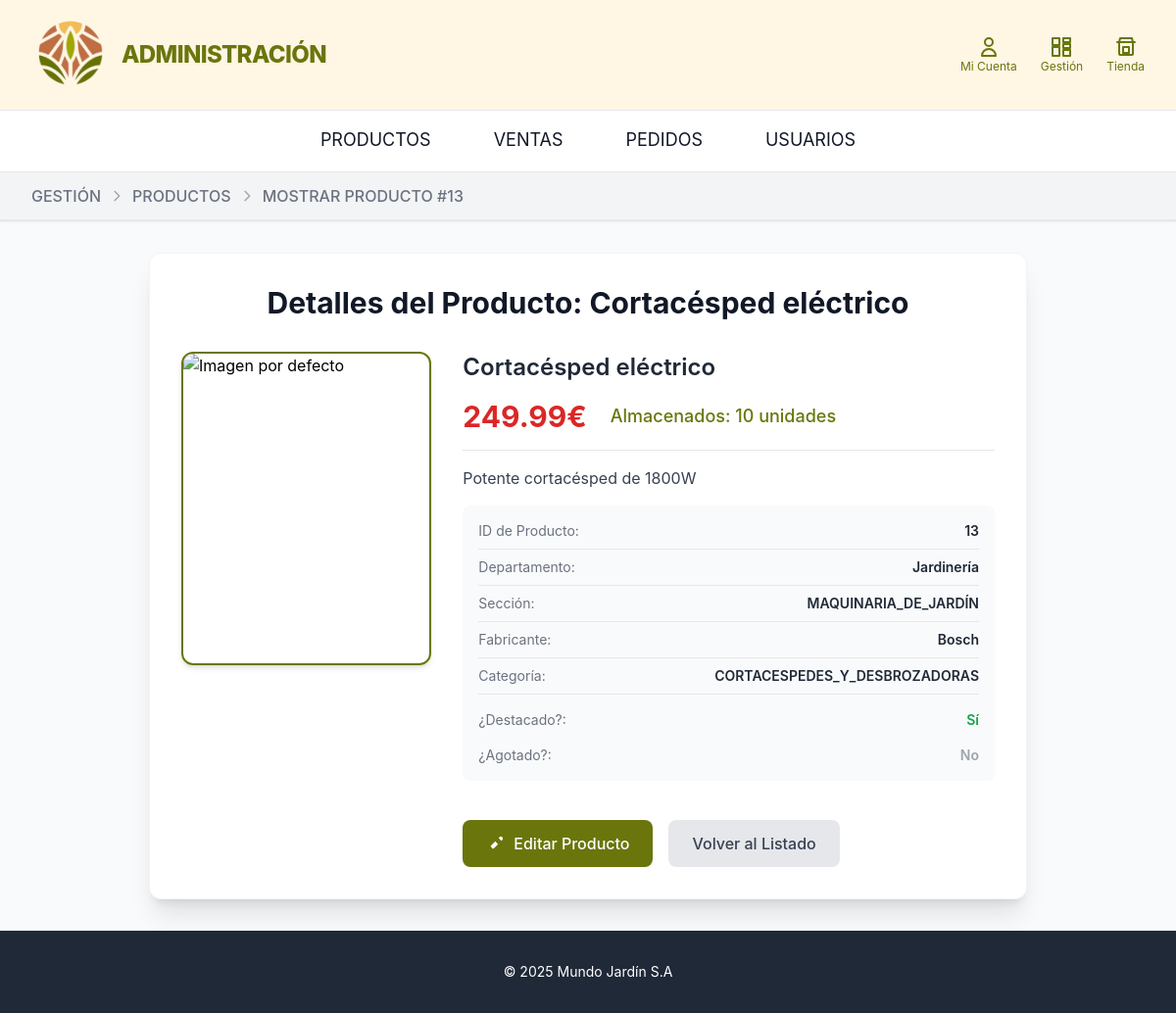
The page /catalogoAdmin/mostrar/13/ (signed in) on the database its author committed.
### home/models.py (models this page shows, shortened)
class Producto(models.Model):
    nombre= models.CharField(max_length=200)
    descripcion= models.TextField()
    departamento= models.CharField(max_length=200)
    seccion=models.CharField(max_length=50, choices=Seccion.choices)
    fabricante=models.CharField(max_length=200)
    categoria=models.CharField(max_length=50, choices=Categoria.choices)
    precio= models.DecimalField(max_digits=10, decimal_places=2)
    stock=models.IntegerField(default=0)
    imagen = models.ImageField(upload_to='Imgproductos/', null=True, blank=True)
    esta_agotado= models.BooleanField(default=False)
    esta_destacado= models.BooleanField(default=False)
    orden = models.PositiveIntegerField(default=0, blank=False, null=False)
    class Meta:
        ordering = ['orden']

### catalogo_admin/views.py (the view)
# urls.py: path('mostrar/<int:pk>/', views.mostrar_producto, name='mostrar_producto'),
def mostrar_producto(request, pk):
    if not request.user.is_authenticated or not request.user.is_staff:
        return redirect('home')
    producto = get_object_or_404(Producto, pk=pk)
    context = {'producto': producto}
    return render(request, 'catalogo_admin/mostrar_producto.html', context)

### home/context_processors.py (called while the page is built)
def productos_en_cesta(request):
    total_items = 0
    if request.user.is_authenticated:
        try:
            cesta = CestaCompra.objects.get(usuario_cliente__usuario=request.user)
        except CestaCompra.DoesNotExist:
            cesta = None
    else:
        session_id = request.session.get("cesta_id")
        cesta = CestaCompra.objects.filter(session_id=session_id).first() if session_id else None
    if cesta:
        total_items = sum(item.cantidad for item in cesta.items.all())
    return {'total_items_cesta': total_items}

### catalogo_admin/templates/catalogo_admin/mostrar_producto.html (shortened to what this page needs)
{% extends 'base_admin.html' %}
{% load static %}
{% block breadcrumbs %}
    <svg class="w-4 h-4 mx-2 text-gray-400" fill="none" stroke="currentColor" viewBox="0 0 24 24">
        <path stroke-linecap="round" stroke-linejoin="round" stroke-width="2" d="M9 5l7 7-7 7"></path>
    </svg>
    <a href="{% url 'lista_productos' %}" class="hover:text-[#6a760c] font-medium text-gray-500 hover:underline">
        PRODUCTOS
    </a>
    <svg class="w-4 h-4 mx-2 text-gray-400" fill="none" stroke="currentColor" viewBox="0 0 24 24">
        <path stroke-linecap="round" stroke-linejoin="round" stroke-width="2" d="M9 5l7 7-7 7"></path>
    </svg>
    <span class="text- font-medium text-gray-500 hover:text-[#bf7149]">
        MOSTRAR PRODUCTO #{{ producto.id }}
    </span>
{% endblock %}
{% block content %}
<div class="max-w-4xl mx-auto bg-white p-8 rounded-xl shadow-xl border border-gray-100">
    <h1 class="text-3xl font-bold text-gray-900 mb-8 text-center lm-text-green">
        Detalles del Producto: {{ producto.nombre }}
    </h1>
    <div class="grid md:grid-cols-3 gap-8">
        <div class="md:col-span-1 flex justify-center">
            {% if producto.imagen %}
                <img src="{{ producto.imagen.url }}"
                     alt="{{ producto.nombre }}"
                     class="w-full h-auto max-h-80 object-cover rounded-xl shadow-md border-2 lm-border-green">
            {% else %}
                <img src="https://res.cloudinary.com/djfgts1ii/image/upload/imagen1_zi2acs.jpg"
                     alt="Imagen por defecto"
                     class="w-full h-auto max-h-80 object-cover rounded-xl shadow-md border-2 lm-border-green">
            {% endif %}
        </div>
        <div class="md:col-span-2 space-y-4">
            <h2 class="text-2xl font-semibold text-gray-800">{{ producto.nombre }}</h2>
            <div class="flex space-x-6 items-center border-b pb-4">
                <span class="text-3xl font-bold text-red-600">{{ producto.precio }}€</span>
                <span class="text-lg font-medium {% if producto.stock <= 5 %}text-red-500{% else %}lm-text-green{% endif %}">
                    Almacenados: {{ producto.stock }} unidades
                </span>
            </div>
            <p class="text-gray-700 whitespace-pre-wrap">{{ producto.descripcion }}</p>
            <div class="bg-gray-50 p-4 rounded-lg space-y-2 text-sm">
                {% include 'catalogo_admin/snippets/producto_atributos.html' %}
            </div>
            <div class="pt-6 flex space-x-4">
                <a href="{% url 'editar_producto' pk=producto.pk %}"
                   class="lm-green text-white px-6 py-3 rounded-lg hover:lm-hover-bg transition font-medium flex items-center space-x-2">
                    <svg xmlns="http://www.w3.org/2000/svg" class="h-5 w-5" viewBox="0 0 20 20" fill="currentColor">
                        <path d="M13.586 3.586a2 2 0 112.828 2.828l-.793.793-2.828-2.828.793-.793zm-1.414 7.07l-4.243 4.243a1 1 0 01-1.414 0l-1.414-1.414a1 1 0 010-1.414l4.243-4.243 2.828 2.828z" />
                    </svg>
                    <span>Editar Producto</span>
                </a>
                <a href="{% url 'lista_productos' %}"
                   class="bg-gray-200 text-gray-700 px-6 py-3 rounded-lg hover:bg-gray-300 transition font-medium">
                    Volver al Listado
                </a>
            </div>
        </div>
    </div>
</div>
{% endblock %}

### catalogo_admin/templates/catalogo_admin/snippets/producto_atributos.html
<div class="flex justify-between border-b pb-2">
    <span class="text-gray-500">ID de Producto:</span>
    <span class="font-semibold text-gray-800">{{ producto.pk }}</span>
</div>
<div class="flex justify-between border-b pb-2">
    <span class="text-gray-500">Departamento:</span>
    <span class="font-semibold text-gray-800">{{ producto.departamento }}</span>
</div>
<div class="flex justify-between border-b pb-2">
    <span class="text-gray-500">Sección:</span>
    <span class="font-semibold text-gray-800">{{ producto.seccion }}</span>
</div>
<div class="flex justify-between border-b pb-2">
    <span class="text-gray-500">Fabricante:</span>
    <span class="font-semibold text-gray-800">{{ producto.fabricante }}</span>
</div>
<div class="flex justify-between border-b pb-2">
    <span class="text-gray-500">Categoría:</span>
    <span class="font-semibold text-gray-800">{{ producto.categoria }}</span>
</div>
<div class="flex justify-between pt-2">
    <span class="text-gray-500">¿Destacado?:</span>
    <span class="font-semibold {% if producto.esta_destacado %}text-green-600{% else %}text-gray-400{% endif %}">
        {% if producto.esta_destacado %}Sí{% else %}No{% endif %}
    </span>
</div>
<div class="flex justify-between pt-2">
    <span class="text-gray-500">¿Agotado?:</span>
    <span class="font-semibold {% if producto.esta_agotado %}text-red-600{% else %}text-gray-400{% endif %}">
        {% if producto.esta_agotado %}Sí{% else %}No{% endif %}
    </span>
</div>

### home/templates/base_admin.html (style rules this page uses)
body { font-family: 'Inter', sans-serif; }
.lm-green { background-color: #6a760c; }
.lm-text-green { color: #6a760c; }
.lm-border-green { border-color: #6a760c; }

### rows shown on the page
Producto: id "13", nombre "Cortacésped eléctrico", precio "249.99", stock "10", descripcion "Potente cortacésped de 1800W", pk "13", departamento "Jardinería", seccion "MAQUINARIA_DE_JARDÍN", fabricante "Bosch", categoria "CORTACESPEDES_Y_DESBROZADORAS"
